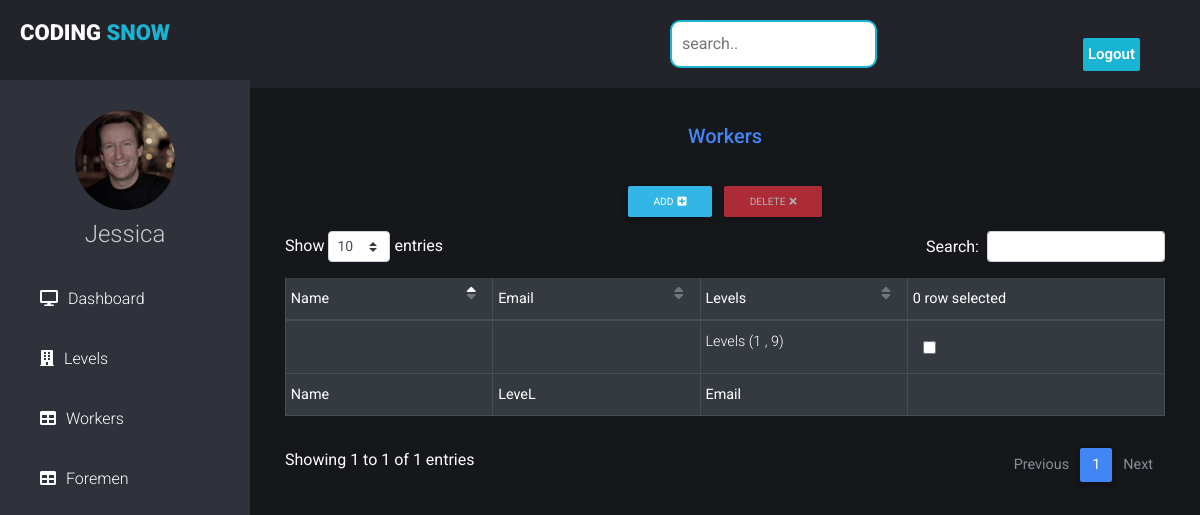
Before: /engineer/foremen with the older database file.
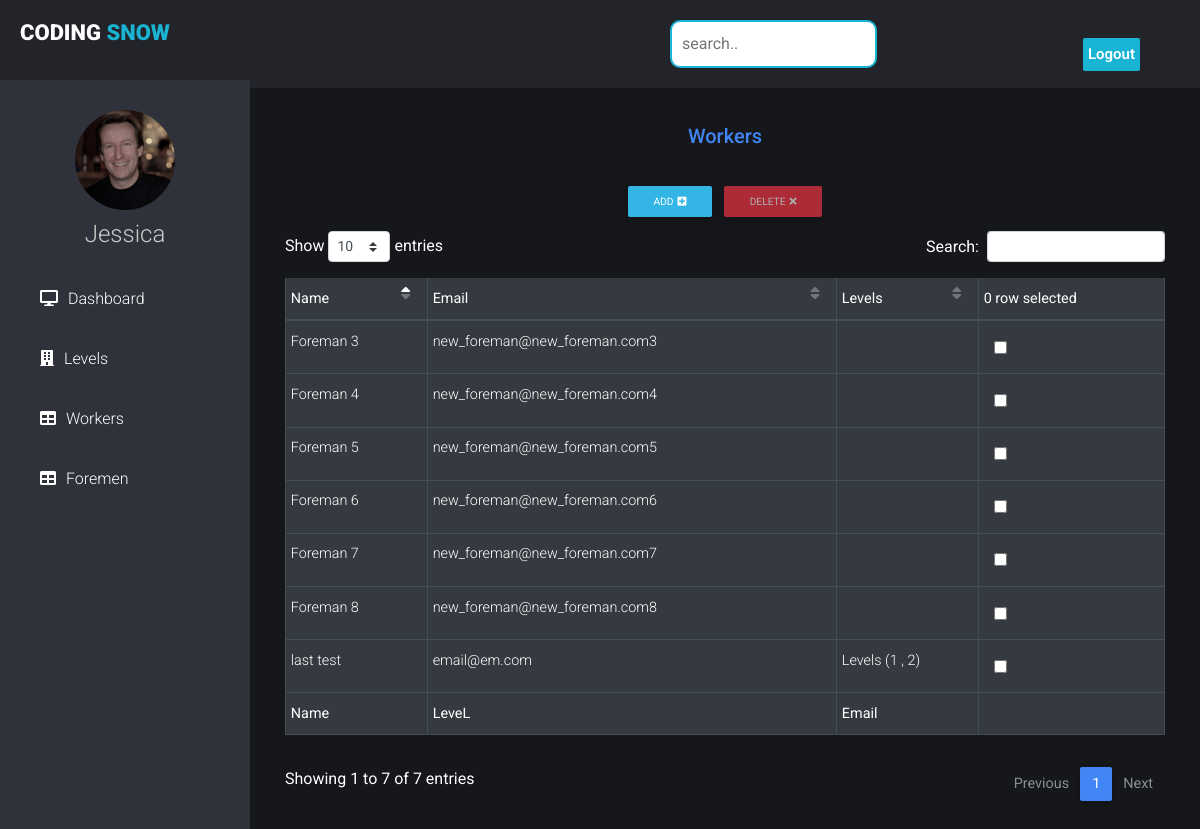
After: the same page with the newer database file.
### accounts/models.py (models this page shows, shortened)
class User(AbstractUser):
    is_engineer = models.BooleanField(default=False)
    is_foreman = models.BooleanField(default=False)
    is_worker = models.BooleanField(default=False)
    type = models.CharField(max_length=10,choices=worker_choices,default='none')
    def levels(self):
        lis=[]
        for level in self.level_set.all():
            lis.append(str(level.name))
        if(len(lis)>1):
            return f"Levels ({' , '.join(lis)})"
        elif(len(lis)==1):
            return f"Level : {lis[0]}"
        else:
            return ""
    def full_name(self):
        return f'{self.first_name} {self.last_name}'

### tower/models.py (models this page shows, shortened)
class Level(models.Model):
    foreman = models.ForeignKey(User,on_delete=models.SET_NULL,null=True,blank=True)
    name = models.IntegerField()

### tower/views.py (the view)
# urls.py: path("engineer/foremen",engineer_foremen,name="engineer_foremen"),
def engineer_foremen(request):
    foremen = User.objects.filter(is_foreman = True);
    print("*"*100,len(foremen))
    return render(request,'engineer/foremen.html',{'foremen':foremen})

### templates/engineer/foremen.html (shortened to what this page needs)
{% extends 'engineer/base.html' %}
{% load static %}
{% block style %}
<link rel="stylesheet" href="https://use.fontawesome.com/releases/v5.11.2/css/all.css">
<link href="{% static 'css/datatables.min.css' %}" rel="stylesheet">
{% endblock %}
{% block content %}
  <div class="wrapper-editor">
    <div class="block my-4">
      <div class="d-flex justify-content-center">
        <p class="h5 text-primary createShowP">Workers</p>
      </div>
    </div>
    <div class="row d-flex justify-content-center modalWrapper">
      <div class="text-center">
        <a href="" class="btn add btn-info btn-rounded btn-sm" data-toggle="modal" data-target="#modalAdd">Add<i
            class="fas fa-plus-square ml-1"></i></a>
      </div>
      <div class="text-center">
        <button type='button' id='delete_button' class="btn btn-danger btn-sm btn-rounded buttonDelete" data-toggle="modal" data-target="#modalDelete"
          disabled>Delete<i class="fas fa-times ml-1"></i></a>
      </div>
    </div>
<div class="container">
<form action="{% url 'tower:delete_foreman' %}" method="POST" id='form'>
{% csrf_token %}
<table id="table" class="table table-bordered table-sm table-dark" cellspacing="0" width="100%">
  <thead>
    <tr>
      <th class="th-sm">Name</th>
      <th class="th-sm">Email</th>
      <th class="th-sm">Levels</th>
      <th class="th-sm"><span id='counter'>0</span> row selected</th>
    </tr>
  </thead>
  <tbody>
    {% for foreman in foremen %}
    <tr>
        <td>{{foreman.full_name}}</td>
        <td>{{foreman.email}}</td>
        <td>{{foreman.levels}}</td>
        <td>
          <input type="checkbox" name="id[]" value="{{foreman.id}}">
        </td>
    </tr>
    {% endfor %}
  </tbody>
  <tfoot>
    <tr>
      <th class="th-sm">Name</th>
      <th class="th-sm">LeveL</th>
      <th class="th-sm">Email</th>
      <th class="th-sm"></th>
    </tr>
  </tfoot>
</table>
</div>
{% endblock %}

### templates/engineer/base.html (shortened to what this page needs)
{% load static %}
<!DOCTYPE html>
<html lang="en">
<head>
    <link rel="stylesheet" href="{% static 'css/bootstrap.min.css' %}">
    <link rel="stylesheet" href="{% static 'css/mdb.min.css' %}">
    <link rel="stylesheet" href="{% static 'css/engineer_dashboard.css' %}">
    <link rel="stylesheet" href="{% static 'css/style.css' %}">
    <link rel="stylesheet" href="https://cdnjs.cloudflare.com/ajax/libs/font-awesome/5.12.1/css/all.min.css">
    {% block style %}
    {% endblock %}
</head>
<body>
    <div class="r_container">
        <div class="r_navbar">
            <header>
              <div class="left_area">
                <h3>Coding <span>Snow</span></h3>
              </div>
              <input type="search" placeholder="search..">
              <div class="right_area">
                <a href="{% url 'accounts:logout' %}" class="r_logout_btn">Logout</a>
              </div>
            </header>
        </div>
        <div class="r_sidebar">
            <center>
            <img src="{% static 'images/about.jpg' %}" alt="" class="profile_image">
            <h4>Jessica</h4>
            </center>
            <a href="{% url 'tower:engineer_home' %}"><i class="fas fa-desktop"></i><span>Dashboard</span></a>
            <a href="{% url 'tower:engineer_levels' %}" ><i class="fa fa-building"></i><span>Levels</span></a>
            <a href="{% url 'tower:engineer_workers' %}"><i class="fas fa-table"></i><span>Workers</span></a>
            <a href="{% url 'tower:engineer_foremen' %}"><i class="fas fa-table"></i><span>Foremen</span></a>
        </div>
        <div class="r_content">
          <div style="height:1300px">
            {% block content %}
            {% endblock %}
          </div>
        </div>
    </div>
</body>
</html>

### static/css/engineer_dashboard.css (style rules this page uses)
* { margin: 0; padding: 0; font-family: "Roboto", sans-serif; }
body { background-color: #ccc; }
.r_container { display: grid; grid-template-columns: 250px auto; grid-template-rows: 80px auto; grid-template-areas: "navbar navbar" "sidebar content" ; }
.r_navbar { grid-area: navbar; }
.r_navbar header { background: #22242A; padding: 20px; }
.r_navbar .left_area { float: left; }
.r_navbar .left_area h3 { color: #fff; margin: 0; text-transform: uppercase; font-size: 22px; font-weight: 900; }
.r_navbar .left_area span { color: #19B3D3; }
.r_logout_btn { padding: 5px; background: #19B3D3; text-decoration: none; float: right; margin-top: -30px; margin-right: 40px; border-radius: 2px; font-size: 15px; font-weight: 600; color: #fff; transition: 0.5s; transition-property: background; }
.r_navbar input[type="search"] { padding: 10px; border: 2px solid #19B3D3; margin-left: 500px; border-radius: 10px; }
.r_navbar::placeholder { color:black; font-size:15px; }
.r_sidebar { grid-area: sidebar; background: #2f323a; }
.r_sidebar .profile_image { width: 100px; height: 100px; border-radius: 100px; margin-bottom: 10px; margin-top: 30px; }
.r_sidebar h4 { color: #ccc; margin-top: 0; margin-bottom: 20px; }
.r_sidebar a , .dropdown-container { color: #fff; display: block; width: 100%; line-height: 60px; text-decoration: none; padding-left: 40px; box-sizing: border-box; }
.r_sidebar i { padding-right: 10px; }
.r_content { grid-area: content; margin: 20px; }

### static/css/style.css (style rules this page uses)
table.dataTable thead .sorting:after, table.dataTable thead .sorting:before, table.dataTable thead .sorting_asc:after, table.dataTable thead .sorting_asc:before, table.dataTable thead .sorting_asc_disabled:after, table.dataTable thead .sorting_asc_disabled:before, table.dataTable thead .sorting_desc:after, table.dataTable thead .sorting_desc:before, table.dataTable thead .sorting_desc_disabled:after, table.dataTable thead .sorting_desc_disabled:before { bottom: .5em; }
body { background-color: #16171B; }

### templates/engineer/foremen.html (style rules this page uses)
input[type=checkbox] { margin: 10px; cursor: pointer; -moz-transform: scale(1.4); }
body { color:white; }

Changed rows visible on the page:
removed User: levels "Levels (1 , 9)"
added User: full_name "Foreman 3", email "new_foreman@new_foreman.com3"
added User: full_name "Foreman 4", email "new_foreman@new_foreman.com4"
added User: full_name "Foreman 5", email "new_foreman@new_foreman.com5"
added User: full_name "Foreman 6", email "new_foreman@new_foreman.com6"
added User: full_name "Foreman 7", email "new_foreman@new_foreman.com7"
added User: full_name "Foreman 8", email "new_foreman@new_foreman.com8"
added User: full_name "last test", email "email@em.com", levels "Levels (1 , 2)"
Other visible differences:
text written by a page script: "Show entries Search: Showing 1 to 1 of 1 entries Previous 1 Next" → "Show entries Search: Showing 1 to 7 of 7 entries Previous 1 Next"
